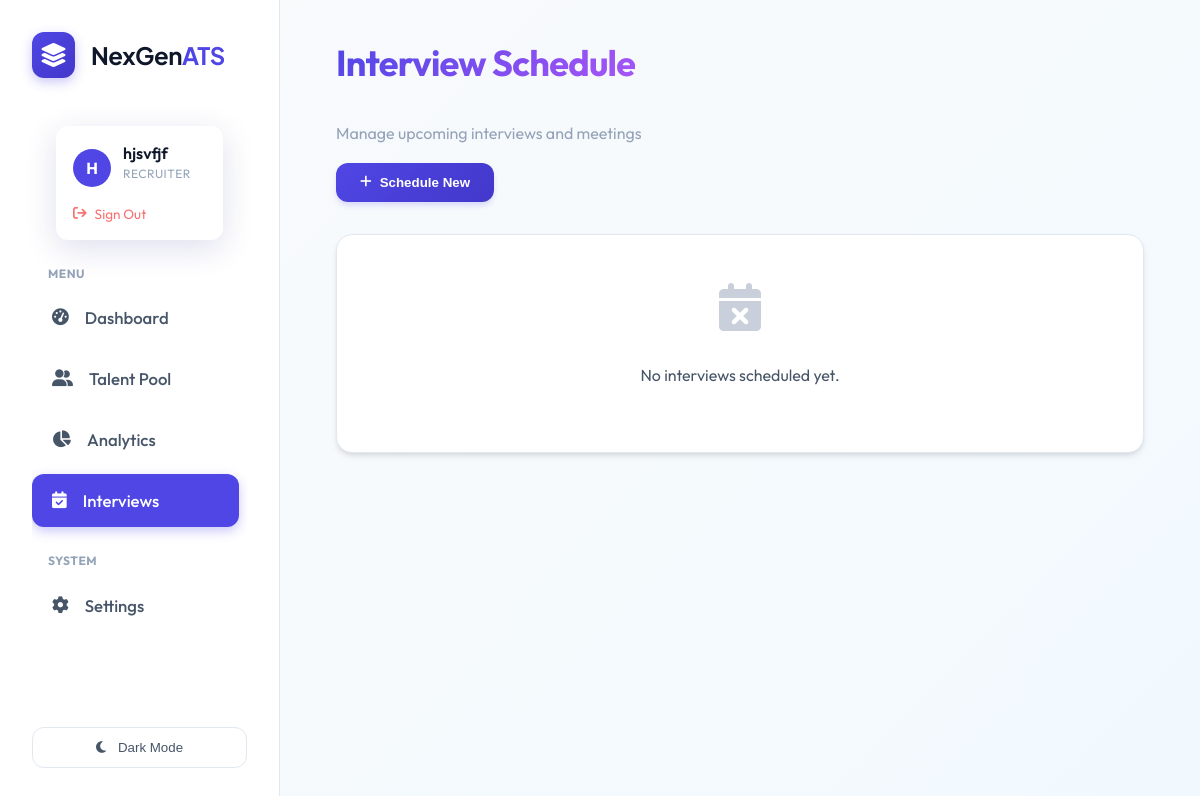
The page /interviews (signed in) on the database as committed earlier.
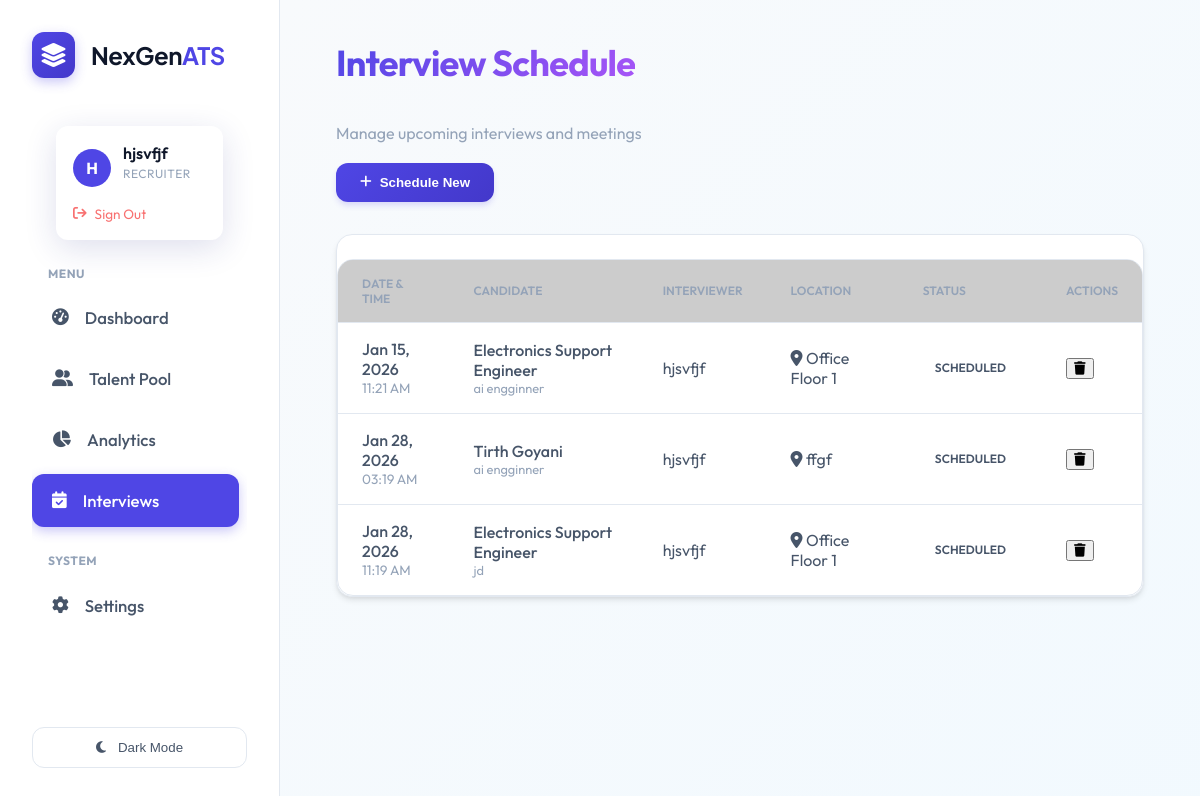
The same page on the database as committed later.
### tables this page shows
CREATE TABLE users (
                    id INTEGER PRIMARY KEY AUTOINCREMENT,
                    name TEXT NOT NULL,
                    email TEXT UNIQUE NOT NULL,
                    password_hash TEXT NOT NULL,
                    role TEXT DEFAULT 'candidate', -- recruiter, candidate, admin
                    created_at TIMESTAMP DEFAULT CURRENT_TIMESTAMP
                , resume_path TEXT, skills TEXT, experience TEXT, education TEXT, profile_summary TEXT, full_text TEXT);

CREATE TABLE interviews (
                        id INTEGER PRIMARY KEY AUTOINCREMENT,
                        candidate_id INTEGER,
                        interviewer_id INTEGER,
                        start_time TIMESTAMP,
                        end_time TIMESTAMP,
                        location TEXT, -- 'Google Meet', 'Office', etc.
                        notes TEXT,
                        status TEXT DEFAULT 'Scheduled', -- 'Scheduled', 'Completed', 'Cancelled'
                        created_at TIMESTAMP DEFAULT CURRENT_TIMESTAMP,
                        FOREIGN KEY(candidate_id) REFERENCES candidates(id),
                        FOREIGN KEY(interviewer_id) REFERENCES users(id)
                    );

CREATE TABLE candidates (
                    id INTEGER PRIMARY KEY AUTOINCREMENT,
                    job_id INTEGER,
                    filename TEXT,
                    semantic_score REAL,
                    skills_score REAL,
                    experience_score REAL,
                    total_score REAL,
                    email TEXT,
                    phone TEXT,
                    full_text TEXT,
                    missing_skills TEXT,
                    interview_questions TEXT,
                    created_at TIMESTAMP DEFAULT CURRENT_TIMESTAMP, user_id INTEGER, status TEXT DEFAULT 'Applied', notes TEXT, name TEXT,
                    FOREIGN KEY(job_id) REFERENCES jobs(id)
                );

CREATE TABLE jobs (
                    id INTEGER PRIMARY KEY AUTOINCREMENT,
                    title TEXT NOT NULL,
                    description TEXT,
                    created_at TIMESTAMP DEFAULT CURRENT_TIMESTAMP,
                    status TEXT DEFAULT 'Open'
                );

### routes/interviews.py (the view)
@bp.route('/interviews')
@login_required
@role_required('recruiter')
def index():
    conn = database.get_db_connection()
    query = '''
        SELECT i.*, c.name as candidate_name, c.filename as candidate_filename, j.title as job_title, u.name as interviewer_name
        FROM interviews i
        JOIN candidates c ON i.candidate_id = c.id
        LEFT JOIN jobs j ON c.job_id = j.id
        LEFT JOIN users u ON i.interviewer_id = u.id
        ORDER BY i.start_time ASC
    '''
    rows = conn.execute(query).fetchall()
    interviews = []
    for row in rows:
        interview = dict(row)
        if isinstance(interview['start_time'], str):
            try:
                interview['start_time'] = datetime.strptime(interview['start_time'], '%Y-%m-%d %H:%M:%S')
            except ValueError:
                try:
                    interview['start_time'] = datetime.strptime(interview['start_time'], '%Y-%m-%d %H:%M:%S.%f')
                except:
                    pass # Keep as string or handle error
        interviews.append(interview)
    candidates = conn.execute('SELECT id, name, filename FROM candidates ORDER BY name').fetchall()
    conn.close()
    return render_template('interviews.html', interviews=interviews, candidates=candidates)

### app.py (called while the page is built)
@login_manager.user_loader
def load_user(user_id):
    return User.get(user_id)

### database.py (called while the page is built)
def get_db_connection():
    db_url = os.getenv('DATABASE_URL')
    if db_url:
        import psycopg2
        from psycopg2.extras import RealDictCursor
        conn = psycopg2.connect(db_url, cursor_factory=RealDictCursor)
        return conn
    else:
        conn = sqlite3.connect(DB_NAME)
        conn.row_factory = sqlite3.Row
        return conn

    @staticmethod
    def get(user_id):
        conn = get_db_connection()
        user = conn.execute('SELECT * FROM users WHERE id = ?', (user_id,)).fetchone()
        conn.close()
        if not user: return None
        return User(user['id'], user['name'], user['email'], user['role'], user['password_hash'],
                   user['resume_path'], user['skills'], user['experience'], user['education'], user['profile_summary'])

### templates/interviews.html (shortened to what this page needs)
{% extends "layout.html" %}
{% block content %}
<div class="dashboard-header" style="margin-bottom: 2rem;">
    <div>
        <h1 class="text-gradient">Interview Schedule</h1>
        <p class="dashboard-subtitle">Manage upcoming interviews and meetings</p>
    </div>
    <button onclick="openScheduleModal()" class="btn-primary">
        <i class="fa-solid fa-plus"></i> Schedule New
    </button>
</div>
<div class="glass-card" style="padding: 0;">
    {% if interviews %}
    <div class="table-container">
        <table>
            <thead>
                <tr>
                    <th>Date & Time</th>
                    <th>Candidate</th>
                    <th>Interviewer</th>
                    <th>Location</th>
                    <th>Status</th>
                    <th>Actions</th>
                </tr>
            </thead>
            <tbody>
                {% for interview in interviews %}
                <tr>
                    <td>
                        <div style="font-weight: 500;">
                            {{ interview.start_time.strftime('%b %d, %Y') }}
                        </div>
                        <div style="font-size: 0.85rem; color: var(--text-muted);">
                            {{ interview.start_time.strftime('%I:%M %p') }}
                        </div>
                    </td>
                    <td>
                        <div style="font-weight: 500;">{{ interview.candidate_name or interview.candidate_filename }}
                        </div>
                        <div style="font-size: 0.8rem; color: var(--text-muted);">{{ interview.job_title }}</div>
                    </td>
                    <td>
                        {{ interview.interviewer_name }}
                    </td>
                    <td>
                        <i class="fa-solid fa-location-dot text-info"></i> {{ interview.location }}
                    </td>
                    <td>
                        <span class="status-pill status-{{ interview.status|lower }}">{{ interview.status }}</span>
                    </td>
                    <td>
                        <form action="{{ url_for('interviews.delete', id=interview.id) }}" method="POST"
                            onsubmit="return confirm('Cancel this interview?');" style="display:inline;">
                            <button type="submit" class="btn-icon text-danger" title="Cancel">
                                <i class="fa-solid fa-trash"></i>
                            </button>
                        </form>
                    </td>
                </tr>
                {% endfor %}
            </tbody>
        </table>
    </div>
    {% else %}
    <div style="padding: 3rem; text-align: center; color: var(--text-muted);">
        <i class="fa-solid fa-calendar-xmark fa-3x" style="margin-bottom: 1rem; opacity: 0.5;"></i>
        <p>No interviews scheduled yet.</p>
    </div>
    {% endif %}
</div>
{% endblock %}

### templates/layout.html (shortened to what this page needs)
<!DOCTYPE html>
<html lang="en">
<head>
    <link rel="stylesheet" href="https://cdnjs.cloudflare.com/ajax/libs/font-awesome/6.4.0/css/all.min.css">
    <link rel="stylesheet" href="/static/style.css">
</head>
<body>
    <div class="app-container">
        <aside class="sidebar">
            <div class="brand">
                <div class="brand-logo-container"
                    style="background: linear-gradient(135deg, var(--primary), var(--primary-hover)); padding: 8px; border-radius: 12px; box-shadow: 0 4px 12px rgba(79, 70, 229, 0.3);">
                    <i class="fa-solid fa-layer-group" style="color: white; font-size: 1.5rem;"></i>
                </div>
                <span style="font-family: 'Plus Jakarta Sans', sans-serif; letter-spacing: -0.5px;">NexGen<span
                        style="color: var(--primary);">ATS</span></span>
            </div>
            <div class="user-profile-widget">
                {% if current_user.is_authenticated %}
                <div class="user-card glass-effect"
                    style="border: 1px solid rgba(255,255,255,0.1); background: rgba(255,255,255,0.03);">
                    <div style="display: flex; align-items: center; gap: 0.75rem; margin-bottom: 0.75rem;">
                        <div
                            style="width: 38px; height: 38px; background: var(--primary); border-radius: 50%; display: flex; align-items: center; justify-content: center; color: white; font-weight: 700;">
                            {{ current_user.name[0] | upper }}
                        </div>
                        <div style="overflow: hidden;">
                            <div class="user-card-name"
                                style="white-space: nowrap; overflow: hidden; text-overflow: ellipsis;">{{
                                current_user.name }}</div>
                            <div class="user-card-role">{{ current_user.role }}</div>
                        </div>
                    </div>
                    <form action="{{ url_for('auth.logout') }}" method="GET">
                        <button type="submit" class="user-card-logout"
                            style="background: none; border: none; cursor: pointer; padding: 0; width: auto; font-family: inherit;">
                            <i class="fa-solid fa-arrow-right-from-bracket"></i> Sign Out
                        </button>
                    </form>
                </div>
                {% endif %}
            </div>
            <nav style="flex: 1; overflow-y: auto; padding-right: 0.5rem;">
                <p
                    style="font-size: 0.75rem; text-transform: uppercase; color: var(--text-muted); font-weight: 700; margin: 0 0 0.5rem 1rem; letter-spacing: 0.5px;">
                    Menu</p>
                <a href="/" class="nav-item {% if request.path == '/' %}active{% endif %}">
                    <i class="fa-solid fa-gauge-high"></i>
                    <span>Dashboard</span>
                </a>
                {% if current_user.is_authenticated and current_user.role == 'recruiter' %}
                <a href="/talent_pool" class="nav-item {% if request.path == '/talent_pool' %}active{% endif %}">
                    <i class="fa-solid fa-user-group"></i>
                    <span>Talent Pool</span>
                </a>
                <a href="/analytics" class="nav-item {% if request.path == '/analytics' %}active{% endif %}">
                    <i class="fa-solid fa-chart-pie"></i>
                    <span>Analytics</span>
                </a>
                <a href="/interviews" class="nav-item {% if request.path == '/interviews' %}active{% endif %}">
                    <i class="fa-solid fa-calendar-check"></i>
                    <span>Interviews</span>
                </a>
                {% endif %}
                <p
                    style="font-size: 0.75rem; text-transform: uppercase; color: var(--text-muted); font-weight: 700; margin: 1.5rem 0 0.5rem 1rem; letter-spacing: 0.5px;">
                    System</p>
                <a href="/settings" class="nav-item {% if request.path == '/settings' %}active{% endif %}">
                    <i class="fa-solid fa-gear"></i>
                    <span>Settings</span>
                </a>
            </nav>
            <button id="theme-toggle" class="theme-toggle-btn">
                <i class="fa-solid fa-moon"></i>
                <span>Switch Theme</span>
            </button>
        </aside>
        <main class="main-content">
            {% block content %}{% endblock %}
        </main>
    </div>
</body>
</html>

Rows that differ between the two databases and show on the page:
added interviews: start_time "Jan 15, 2026", start_time "11:21 AM", name "Electronics Support Engineer", job_title "ai engginner", interviewer_name "hjsvfjf", location "Office Floor 1", status "SCHEDULED"
added interviews: start_time "Jan 28, 2026", start_time "03:19 AM", name "Tirth Goyani", job_title "ai engginner", interviewer_name "hjsvfjf", location "ffgf", status "SCHEDULED"
added interviews: start_time "Jan 28, 2026", start_time "11:19 AM", name "Electronics Support Engineer", job_title "jd", interviewer_name "hjsvfjf", location "Office Floor 1", status "SCHEDULED"
Other text that changed with them:
text no longer shown: "No interviews scheduled yet."
text now shown: "DATE & TIME CANDIDATE INTERVIEWER LOCATION STATUS ACTIONS"
